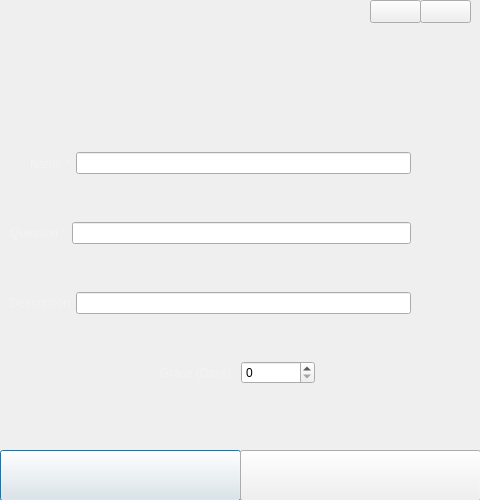
<?xml version="1.0" encoding="UTF-8"?>
<ui version="4.0">
 <class>editHabit</class>
 <widget class="QWidget" name="editHabit">
  <property name="geometry">
   <rect>
    <x>0</x>
    <y>0</y>
    <width>480</width>
    <height>500</height>
   </rect>
  </property>
  <property name="windowTitle">
   <string>Form</string>
  </property>
  <property name="styleSheet">
   <string notr="true"/>
  </property>
  <widget class="QWidget" name="layoutWidget">
   <property name="geometry">
    <rect>
     <x>10</x>
     <y>290</y>
     <width>401</width>
     <height>26</height>
    </rect>
   </property>
   <layout class="QHBoxLayout" name="horizontalLayout_3">
    <item>
     <widget class="QLabel" name="label_3">
      <property name="styleSheet">
       <string notr="true">color: rgb(243, 243, 243);
font: 75 12pt &quot;Century Gothic&quot;;

</string>
      </property>
      <property name="text">
       <string>Description</string>
      </property>
     </widget>
    </item>
    <item>
     <widget class="QLineEdit" name="descriptionIn">
      <property name="styleSheet">
       <string notr="true">font: 75 12pt &quot;Arial&quot;;

</string>
      </property>
     </widget>
    </item>
   </layout>
  </widget>
  <widget class="QPushButton" name="minimizeB">
   <property name="geometry">
    <rect>
     <x>370</x>
     <y>0</y>
     <width>51</width>
     <height>23</height>
    </rect>
   </property>
   <property name="text">
    <string/>
   </property>
   <property name="icon">
    <iconset resource="res.qrc">
     <normaloff>:/res/minimize.png</normaloff>:/res/minimize.png</iconset>
   </property>
   <property name="iconSize">
    <size>
     <width>200</width>
     <height>20</height>
    </size>
   </property>
  </widget>
  <widget class="QLabel" name="label_6">
   <property name="geometry">
    <rect>
     <x>20</x>
     <y>50</y>
     <width>191</width>
     <height>41</height>
    </rect>
   </property>
   <property name="text">
    <string/>
   </property>
   <property name="pixmap">
    <pixmap resource="res.qrc">:/res/editHabitText.png</pixmap>
   </property>
   <property name="scaledContents">
    <bool>true</bool>
   </property>
  </widget>
  <widget class="QWidget" name="layoutWidget_2">
   <property name="geometry">
    <rect>
     <x>30</x>
     <y>150</y>
     <width>381</width>
     <height>27</height>
    </rect>
   </property>
   <layout class="QHBoxLayout" name="horizontalLayout_2">
    <item>
     <widget class="QLabel" name="label">
      <property name="styleSheet">
       <string notr="true">color: rgb(243, 243, 243);
font: 75 12pt &quot;Century Gothic&quot;;

</string>
      </property>
      <property name="text">
       <string>Name *</string>
      </property>
     </widget>
    </item>
    <item>
     <widget class="QLineEdit" name="nameIn">
      <property name="styleSheet">
       <string notr="true">font: 75 12pt &quot;Arial&quot;;

</string>
      </property>
      <property name="text">
       <string/>
      </property>
     </widget>
    </item>
   </layout>
  </widget>
  <widget class="QPushButton" name="closeB">
   <property name="geometry">
    <rect>
     <x>420</x>
     <y>0</y>
     <width>51</width>
     <height>23</height>
    </rect>
   </property>
   <property name="text">
    <string/>
   </property>
   <property name="icon">
    <iconset resource="res.qrc">
     <normaloff>:/res/close.png</normaloff>:/res/close.png</iconset>
   </property>
   <property name="iconSize">
    <size>
     <width>200</width>
     <height>20</height>
    </size>
   </property>
  </widget>
  <widget class="QPushButton" name="applyB">
   <property name="geometry">
    <rect>
     <x>0</x>
     <y>450</y>
     <width>241</width>
     <height>51</height>
    </rect>
   </property>
   <property name="focusPolicy">
    <enum>Qt::ClickFocus</enum>
   </property>
   <property name="styleSheet">
    <string notr="true">background-color: rgb(240, 240, 240);
color: rgb(71, 71, 71);</string>
   </property>
   <property name="text">
    <string/>
   </property>
   <property name="icon">
    <iconset resource="res.qrc">
     <normaloff>:/res/habitApply.png</normaloff>:/res/habitApply.png</iconset>
   </property>
   <property name="iconSize">
    <size>
     <width>300</width>
     <height>50</height>
    </size>
   </property>
   <property name="autoDefault">
    <bool>true</bool>
   </property>
   <property name="default">
    <bool>true</bool>
   </property>
  </widget>
  <widget class="QWidget" name="layoutWidget_3">
   <property name="geometry">
    <rect>
     <x>160</x>
     <y>360</y>
     <width>155</width>
     <height>26</height>
    </rect>
   </property>
   <layout class="QHBoxLayout" name="horizontalLayout_4">
    <item>
     <widget class="QLabel" name="label_5">
      <property name="styleSheet">
       <string notr="true">color: rgb(243, 243, 243);
font: 75 12pt &quot;Century Gothic&quot;;


</string>
      </property>
      <property name="text">
       <string>Grace (Days)</string>
      </property>
     </widget>
    </item>
    <item>
     <widget class="QSpinBox" name="graceSpinner">
      <property name="styleSheet">
       <string notr="true">font: 75 12pt &quot;Arial&quot;;

</string>
      </property>
     </widget>
    </item>
   </layout>
  </widget>
  <widget class="QLabel" name="window">
   <property name="geometry">
    <rect>
     <x>0</x>
     <y>0</y>
     <width>481</width>
     <height>501</height>
    </rect>
   </property>
   <property name="text">
    <string/>
   </property>
   <property name="pixmap">
    <pixmap resource="res.qrc">:/res/addHabitWindow.png</pixmap>
   </property>
   <property name="scaledContents">
    <bool>true</bool>
   </property>
  </widget>
  <widget class="QLabel" name="label_4">
   <property name="geometry">
    <rect>
     <x>10</x>
     <y>10</y>
     <width>61</width>
     <height>16</height>
    </rect>
   </property>
   <property name="text">
    <string/>
   </property>
   <property name="pixmap">
    <pixmap resource="res.qrc">:/res/version.png</pixmap>
   </property>
   <property name="scaledContents">
    <bool>true</bool>
   </property>
  </widget>
  <widget class="QPushButton" name="cancelB">
   <property name="geometry">
    <rect>
     <x>240</x>
     <y>450</y>
     <width>241</width>
     <height>51</height>
    </rect>
   </property>
   <property name="styleSheet">
    <string notr="true">background-color: rgb(240, 240, 240);
color: rgb(71, 71, 71);</string>
   </property>
   <property name="text">
    <string/>
   </property>
   <property name="icon">
    <iconset resource="res.qrc">
     <normaloff>:/res/cancelHabitButton.png</normaloff>:/res/cancelHabitButton.png</iconset>
   </property>
   <property name="iconSize">
    <size>
     <width>300</width>
     <height>50</height>
    </size>
   </property>
  </widget>
  <widget class="QWidget" name="layoutWidget_4">
   <property name="geometry">
    <rect>
     <x>10</x>
     <y>220</y>
     <width>401</width>
     <height>26</height>
    </rect>
   </property>
   <layout class="QHBoxLayout" name="horizontalLayout">
    <item>
     <widget class="QLabel" name="label_2">
      <property name="styleSheet">
       <string notr="true">color: rgb(243, 243, 243);
font: 75 12pt &quot;Century Gothic&quot;;

</string>
      </property>
      <property name="text">
       <string>Question *</string>
      </property>
     </widget>
    </item>
    <item>
     <widget class="QLineEdit" name="questionIn">
      <property name="styleSheet">
       <string notr="true">font: 75 12pt &quot;Arial&quot;;

</string>
      </property>
     </widget>
    </item>
   </layout>
  </widget>
  <zorder>window</zorder>
  <zorder>layoutWidget</zorder>
  <zorder>minimizeB</zorder>
  <zorder>label_6</zorder>
  <zorder>layoutWidget_2</zorder>
  <zorder>closeB</zorder>
  <zorder>applyB</zorder>
  <zorder>layoutWidget_3</zorder>
  <zorder>label_4</zorder>
  <zorder>cancelB</zorder>
  <zorder>layoutWidget_4</zorder>
 </widget>
 <resources>
  <include location="res.qrc"/>
 </resources>
 <connections/>
</ui>
